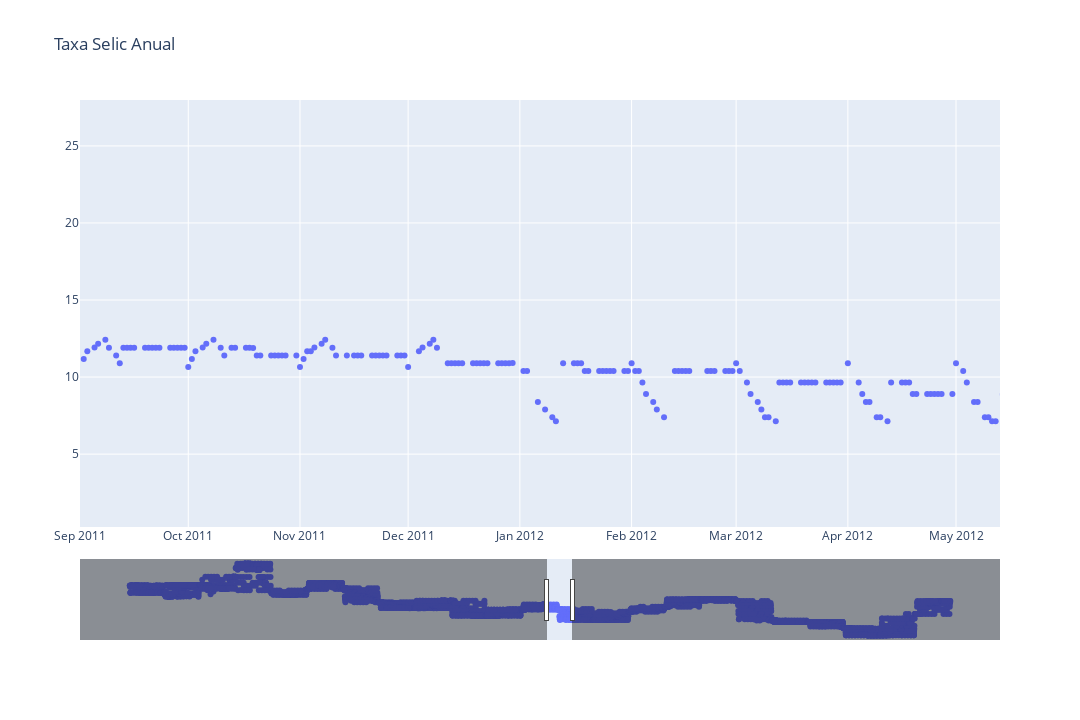

Notebook code for this chart:
### Code cell
fig = go.Figure(data=[go.Scatter(x=bcdata['data'], y=selic_anual, mode='markers')],
               layout=go.Layout(
                   title=go.layout.Title(text='taxa Selic anual'.title())
               ))
fig.update_layout(xaxis_rangeslider_visible=True)
fig.update_layout(autosize=False, width=1080, height=720)
fig.show()

### Figure 1 — Plotly figure (JSON) as saved in the notebook; plotly's stock layout.template omitted (floating-point values rounded to 4 significant figures; data arrays with more than 128 entries replaced by an {"elided": "..."} marker saying what was removed)
{"data": [{"mode": "markers", "type": "scatter", "x": {"elided": "5724 str values"}, "y": {"elided": "5724 float values"}}], "layout": {"autosize": false, "height": 720, "title": {"text": "Taxa Selic Anual"}, "width": 1080, "xaxis": {"autorange": false, "range": ["2011-08-31 23:13:03.181", "2012-05-13 04:59:40.2559"], "rangeslider": {"autorange": true, "range": ["1998-08-12 01:42:13.8208", "2024-04-29 22:17:46.1792"], "visible": true, "yaxis": {"_template": null, "rangemode": "match"}}, "type": "date"}, "yaxis": {"autorange": true, "range": [0.2719, 27.98], "type": "linear"}}}
